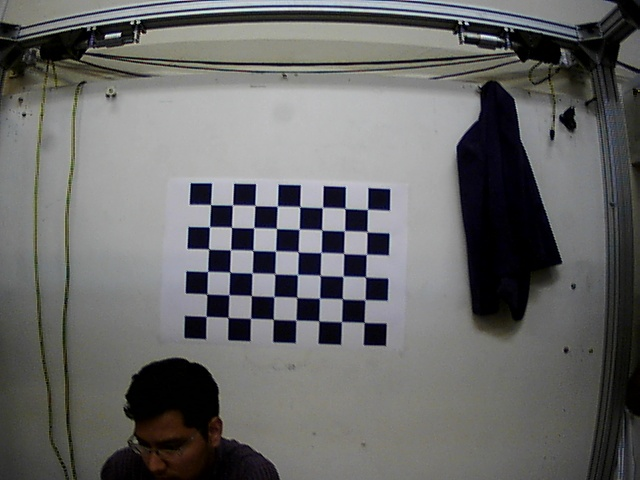
#> input picture Jupyter_Notebooks/Planar_Robot/calibration_image.jpg, 640 x 480 px
$ jupyter execute Extrinsic_Calibration.ipynb
#> lines starting #> are read from the running program, lines starting #| are printed output that depends on the picture
[cell 1]
import cv2
import numpy as np
from matplotlib import pyplot as plt

[cell 2]
import yaml
class undistrodMarkers:
    def __init__(self,config_file_name):
        with open(config_file_name, 'r') as f:
            calib = yaml.safe_load(f.read())
        self.K = np.array(calib['camera_matrix']['data']).reshape(calib['camera_matrix']['rows'],calib['camera_matrix']['cols'])
        self.D = np.array(calib['distortion_coefficients']['data']).reshape(-1, 5)
        self.P = np.array(calib['projection_matrix']['data']).reshape(3, 4)
        self.R = np.array(calib['rectification_matrix']['data']).reshape(3, 3)
        self.img_width = calib['image_width']
        self.img_height = calib['image_height']
    def process(self,points):
        lpts_ud=cv2.undistortPoints(points.reshape(-1,1,2).astype(np.float32), self.K, self.D,P=self.P,R=self.R)
        return lpts_ud#cv2.convertPointsToHomogeneous(np.float32(lpts_ud))

distorsionProcessor = undistrodMarkers('ost.yaml')

[cell 3]
img=cv2.imread('calibration_image.jpg')
#> img is the input picture: shape (480, 640, 3); mean B, G, R 104.4, 104.7, 104.5
plt.imshow(img)

[cell 4]
pattern_size = (6, 8)
img_gray=cv2.cvtColor(img,cv2.COLOR_RGB2GRAY)
found, corners = cv2.findChessboardCorners(img_gray, pattern_size)
#> found = True; corners = 48 rows, first 8: [206.4, 316.4], [206.6, 294.2], [207.5, 271.4], [208.7, 248.7], [209.5, 226.8], [210.6, 204.6], [227.8, 317.4], [228.7, 294.6]
stop_criteria = (cv2.TERM_CRITERIA_EPS + cv2.TERM_CRITERIA_MAX_ITER,
                 30, 0.001)
corners_subpixel=cv2.cornerSubPix(img_gray, corners, (11, 11), (-1, -1), stop_criteria)
#> corners_subpixel = 48 rows, first 8: [206.1, 316.4], [206.8, 294], [207.6, 271.5], [208.6, 249], [209.5, 226.7], [210.6, 204.6], [228.1, 317.4], [228.8, 294.8]

[cell 5]
corners_undistorded=distorsionProcessor.process(corners_subpixel)
#> in process, `lpts_ud=cv2.undistortPoints(points.reshape(-1,1,2).astype(np.float32),..`: lpts_ud = 48 rows, first 8: [210.2, 320.6], [211, 299.8], [211.7, 278.8], [212.5, 258], [213.1, 237.2], [213.8, 216.4], [229.6, 321.4], [230.3, 300.4]
#> corners_undistorded has the same summary as lpts_ud in process

[cell 6]
img=cv2.imread('calibration_image.jpg')
result_image=cv2.drawChessboardCorners(img, pattern_size,corners_undistorded,found)
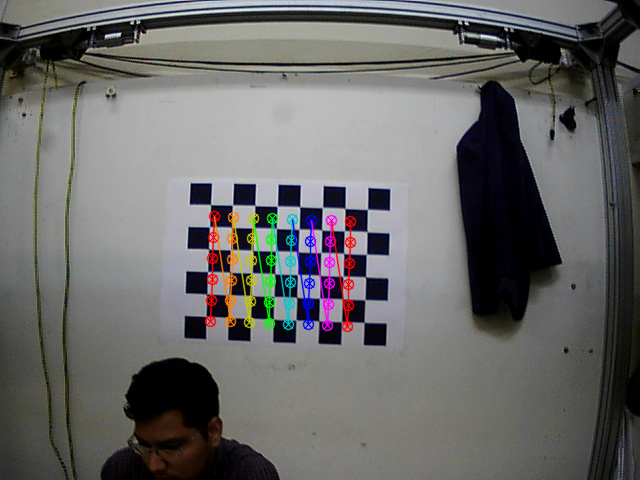
#> result_image: shape (480, 640, 3); mean B, G, R 104.2, 104.9, 105.4
plt.imshow(img)

[cell 7]
square_size=79.4
ys=(np.array([i for i in range(0,6)]))*square_size
xs=np.array([i for i in range(0,8)])*square_size
f=np.array(np.meshgrid(xs,ys))

[cell 8]
world = f.transpose(2, 1, 0).reshape(48, 2)

[cell 9]
H, mask = cv2.findHomography(corners_undistorded.reshape(-1, 1, 2),world.reshape(-1, 1, 2))
#> H = [[4.16, 0.143, -921.4], [0.152, -3.87, 1208.7], [4.74e-05, 3.27e-05, 1]]; mask = 48 values from 1 to 1

[cell 10]
(corners_undistorded.reshape(-1, 1, 2)[0,:,:],world.reshape(-1, 1, 2)[0,:,:])
#> Out = ([[210.2, 320.6]], [[0, 0]])

[cell 11]
H
#> Out has the same summary as H

[cell 12]
a=np.matmul(H, np.hstack((corners_undistorded[2][0], 1)))
#> a = [0.0321, 161.8, 1.02]
a=a/a[2]
#> a = [0.0315, 158.8, 1]
a
#> Out = [0.0315, 158.8, 1]

[cell 13]
with open('extrinsic_params.yaml','w') as f:
    yaml.dump(H.tolist(),f)

[cell 14]
corners_subpixel[0]
#> Out = [[206.1, 316.4]]
